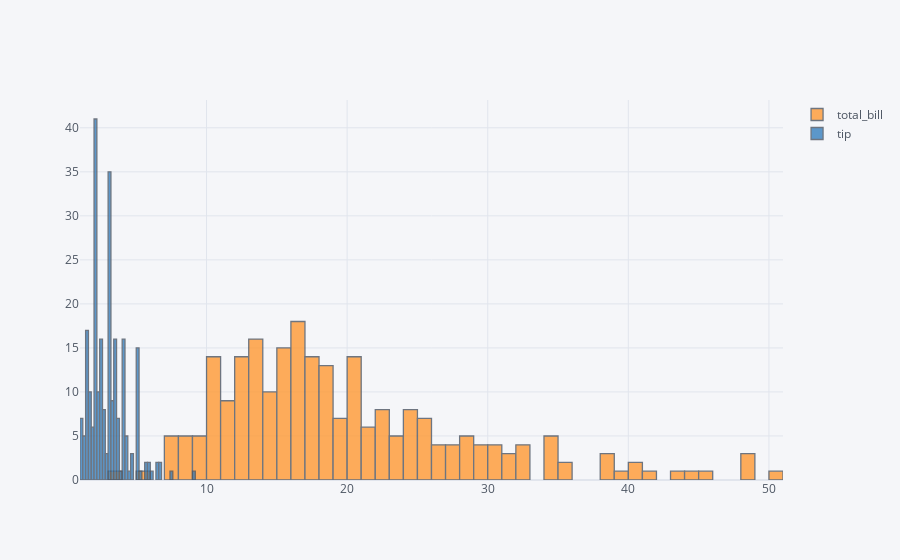

The notebook cell this image was saved under:
### Code cell
tips[['total_bill','tip']].iplot(kind='hist',bins=50)

### Figure 1 — Plotly figure (JSON) as saved in the notebook; plotly's stock layout.template omitted (floating-point values rounded to 4 significant figures; data arrays with more than 128 entries replaced by an {"elided": "..."} marker saying what was removed)
{"data": [{"histfunc": "count", "histnorm": "", "marker": {"color": "rgba(255, 153, 51, 1.0)", "line": {"color": "#4D5663", "width": 1.3}}, "name": "total_bill", "nbinsx": 50, "opacity": 0.8, "orientation": "v", "type": "histogram", "x": {"elided": "244 float values"}}, {"histfunc": "count", "histnorm": "", "marker": {"color": "rgba(55, 128, 191, 1.0)", "line": {"color": "#4D5663", "width": 1.3}}, "name": "tip", "nbinsx": 50, "opacity": 0.8, "orientation": "v", "type": "histogram", "x": {"elided": "244 float values"}}], "layout": {"barmode": "overlay", "legend": {"bgcolor": "#F5F6F9", "font": {"color": "#4D5663"}}, "paper_bgcolor": "#F5F6F9", "plot_bgcolor": "#F5F6F9", "title": {"font": {"color": "#4D5663"}}, "xaxis": {"gridcolor": "#E1E5ED", "showgrid": true, "tickfont": {"color": "#4D5663"}, "title": {"font": {"color": "#4D5663"}, "text": ""}, "zerolinecolor": "#E1E5ED"}, "yaxis": {"gridcolor": "#E1E5ED", "showgrid": true, "tickfont": {"color": "#4D5663"}, "title": {"font": {"color": "#4D5663"}, "text": ""}, "zerolinecolor": "#E1E5ED"}}}
